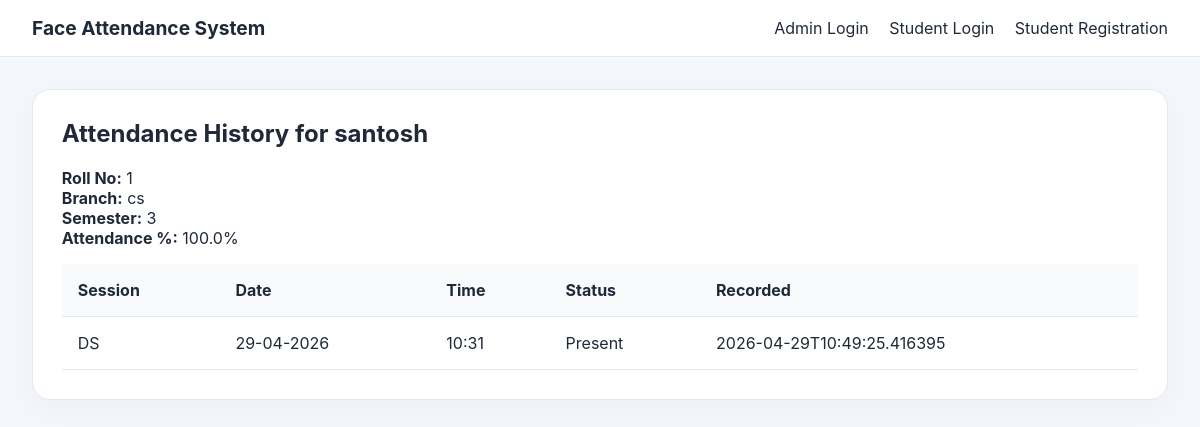
/student/1/history, run on the app's committed database.
### tables this page shows
CREATE TABLE students(
        id INTEGER PRIMARY KEY,
        name TEXT,
        roll_no TEXT,
        branch TEXT,
        semester TEXT,
        photo_count INTEGER DEFAULT 0
    , password TEXT);

CREATE TABLE attendance(
        id INTEGER PRIMARY KEY,
        student_id INTEGER,
        session_id INTEGER,
        status TEXT,
        timestamp TEXT,
        note TEXT,
        FOREIGN KEY(student_id) REFERENCES students(id),
        FOREIGN KEY(session_id) REFERENCES sessions(id)
    );

### app.py (the view)
@app.route('/student/<int:student_id>/history')
def student_history(student_id):
    student = query_db('SELECT * FROM students WHERE id=?', (student_id,), one=True)
    if not student:
        return redirect(url_for('student_register'))
    attendance = query_db('SELECT a.*, s.title, s.date, s.time FROM attendance a LEFT JOIN sessions s ON a.session_id=s.id WHERE a.student_id=? ORDER BY a.timestamp DESC', (student_id,))
    subject_scores = {}
    total = 0
    present = 0
    for row in attendance:
        total += 1
        if row['status'] == 'Present':
            present += 1
    percentage = round((present / total * 100) if total > 0 else 0, 1)
    return render_template('student_history.html', student=student, attendance=attendance, percentage=percentage)

### app.py (called while the page is built)
def get_db_connection():
    conn = sqlite3.connect(DATABASE_PATH)
    conn.row_factory = sqlite3.Row
    return conn

def query_db(query, args=(), one=False):
    conn = get_db_connection()
    cursor = conn.execute(query, args)
    rows = cursor.fetchall()
    conn.close()
    return rows[0] if one and rows else rows

### templates/student_history.html
{% extends 'base.html' %}
{% block content %}
<div class="card wide-card">
    <h2>Attendance History for {{ student.name }}</h2>
    <div class="student-summary">
        <div><strong>Roll No:</strong> {{ student.roll_no }}</div>
        <div><strong>Branch:</strong> {{ student.branch }}</div>
        <div><strong>Semester:</strong> {{ student.semester }}</div>
        <div><strong>Attendance %:</strong> {{ percentage }}%</div>
    </div>
    <table>
        <thead><tr><th>Session</th><th>Date</th><th>Time</th><th>Status</th><th>Recorded</th></tr></thead>
        <tbody>
            {% for row in attendance %}
            <tr>
                <td>{{ row.title }}</td>
                <td>{{ row.date }}</td>
                <td>{{ row.time }}</td>
                <td>{{ row.status }}</td>
                <td>{{ row.timestamp }}</td>
            </tr>
            {% endfor %}
        </tbody>
    </table>
</div>
{% endblock %}

### static/styles.css (style rules this page uses)
:root { --bg: #f4f7fb; --card: #ffffff; --text: #1f2937; --muted: #6b7280; --primary: #2563eb; --accent: #14b8a6; --danger: #ef4444; --border: #e5e7eb; }
* { box-sizing: border-box; }
body { margin: 0; font-family: Inter, system-ui, -apple-system, BlinkMacSystemFont, "Segoe UI", sans-serif; background: var(--bg); color: var(--text); }
.card { background: var(--card); border: 1px solid var(--border); border-radius: 18px; padding: 1.8rem; margin-bottom: 1.5rem; box-shadow: 0 10px 40px rgba(15, 23, 42, 0.04); }
.wide-card { width: 100%; }
.login-card, .card h2, .card h3 { margin-top: 0; }
table { width: 100%; border-collapse: collapse; margin-top: 1rem; }
table th, table td { padding: 1rem; border-bottom: 1px solid var(--border); text-align: left; }
table th { background: #f8fafc; }

### data on the page
students: name "santosh", roll_no "1", branch "cs", semester "3"
attendance: title "DS", date "29-04-2026", time "10:31", status "Present", timestamp "2026-04-29T10:49:25.416395"

### other printed values
{{ percentage }} "100.0"
